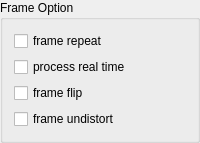
         <widget class="QGroupBox" name="groupBox_frameOption">
          <property name="title">
           <string>Frame Option</string>
          </property>
          <layout class="QVBoxLayout" name="verticalLayout_2">
           <item>
            <widget class="QCheckBox" name="checkBox_frame_repeat">
             <property name="toolTip">
              <string>&lt;html&gt;&lt;head/&gt;&lt;body&gt;&lt;p&gt;Repeat frames when finished.&lt;/p&gt;&lt;/body&gt;&lt;/html&gt;</string>
             </property>
             <property name="layoutDirection">
              <enum>Qt::LeftToRight</enum>
             </property>
             <property name="text">
              <string>frame repeat</string>
             </property>
            </widget>
           </item>
           <item>
            <widget class="QCheckBox" name="checkBox_process_ream_time">
             <property name="toolTip">
              <string>&lt;html&gt;&lt;head/&gt;&lt;body&gt;&lt;p&gt;Enable to keep the original source frame rate (e.g., for video). If the processing time is too long, it will skip frames. If it is too fast, it will slow it down.&lt;/p&gt;&lt;/body&gt;&lt;/html&gt;</string>
             </property>
             <property name="layoutDirection">
              <enum>Qt::LeftToRight</enum>
             </property>
             <property name="text">
              <string>process real time</string>
             </property>
            </widget>
           </item>
           <item>
            <widget class="QCheckBox" name="checkBox_frame_flip">
             <property name="toolTip">
              <string>&lt;html&gt;&lt;head/&gt;&lt;body&gt;&lt;p&gt;Flip/mirror each frame (e.g., for real time webcam demonstrations).&lt;/p&gt;&lt;/body&gt;&lt;/html&gt;</string>
             </property>
             <property name="layoutDirection">
              <enum>Qt::LeftToRight</enum>
             </property>
             <property name="text">
              <string>frame flip</string>
             </property>
             <property name="iconSize">
              <size>
               <width>16</width>
               <height>16</height>
              </size>
             </property>
            </widget>
           </item>
           <item>
            <widget class="QCheckBox" name="checkBox_frame_undistort">
             <property name="toolTip">
              <string>&lt;html&gt;&lt;head/&gt;&lt;body&gt;&lt;p&gt;If false (default), it will not undistort the image, if true, it will undistortionate them based on the camera parameters found in `camera_parameter_path`&lt;/p&gt;&lt;/body&gt;&lt;/html&gt;</string>
             </property>
             <property name="layoutDirection">
              <enum>Qt::LeftToRight</enum>
             </property>
             <property name="text">
              <string>frame undistort</string>
             </property>
            </widget>
           </item>
          </layout>
         </widget>
